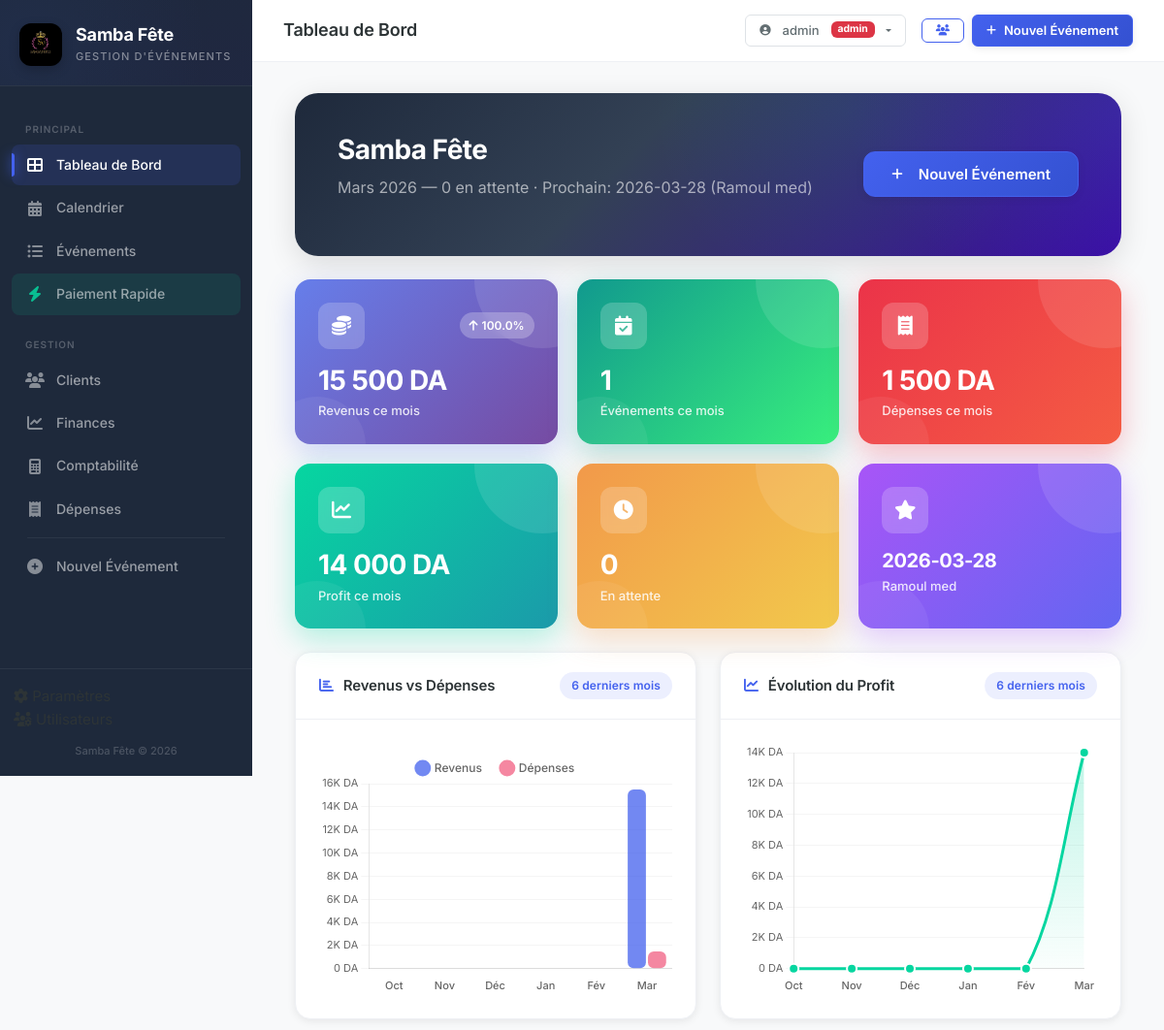
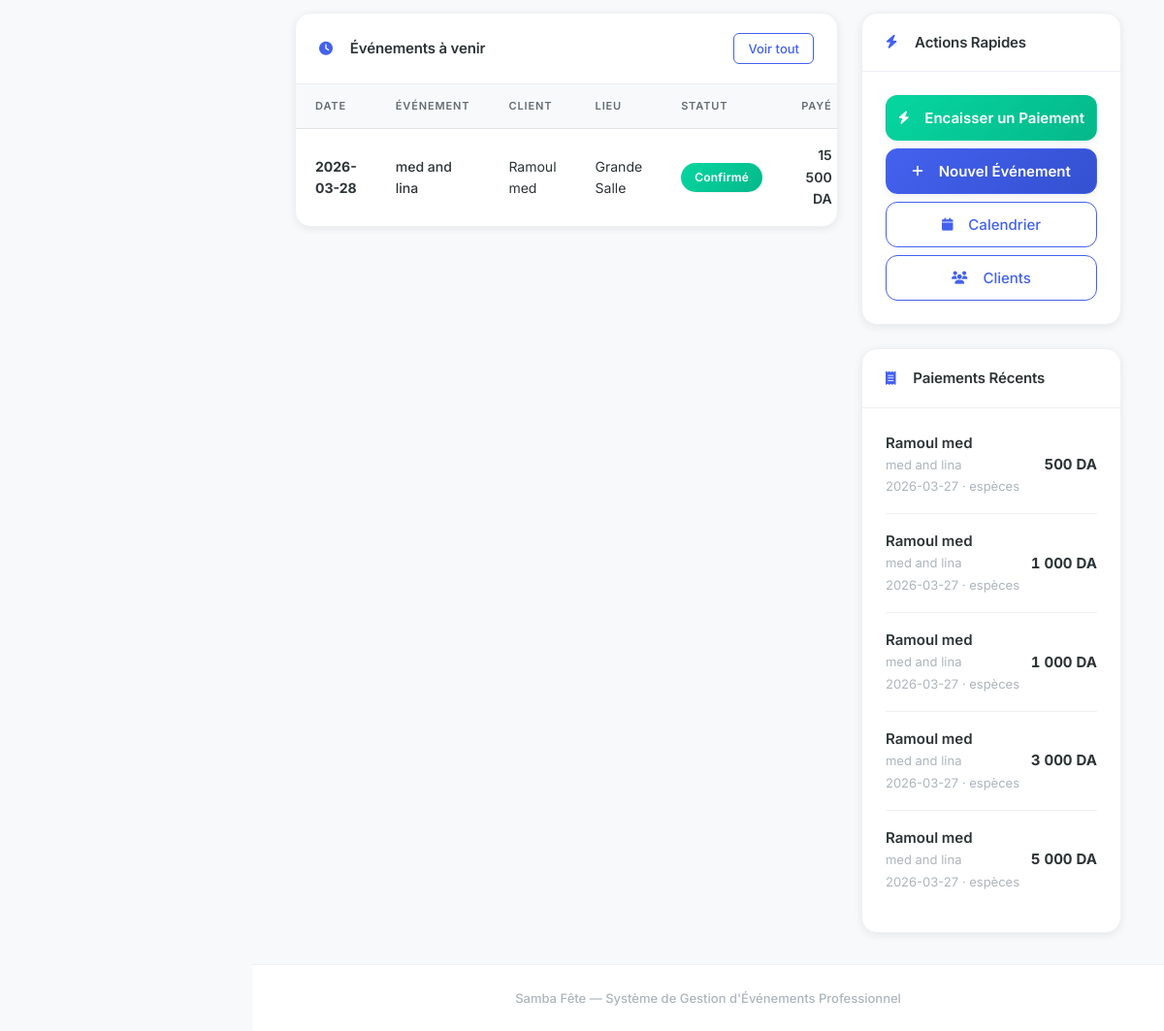
Page / (signed in) on the earlier database version (2 pictures, top to bottom).
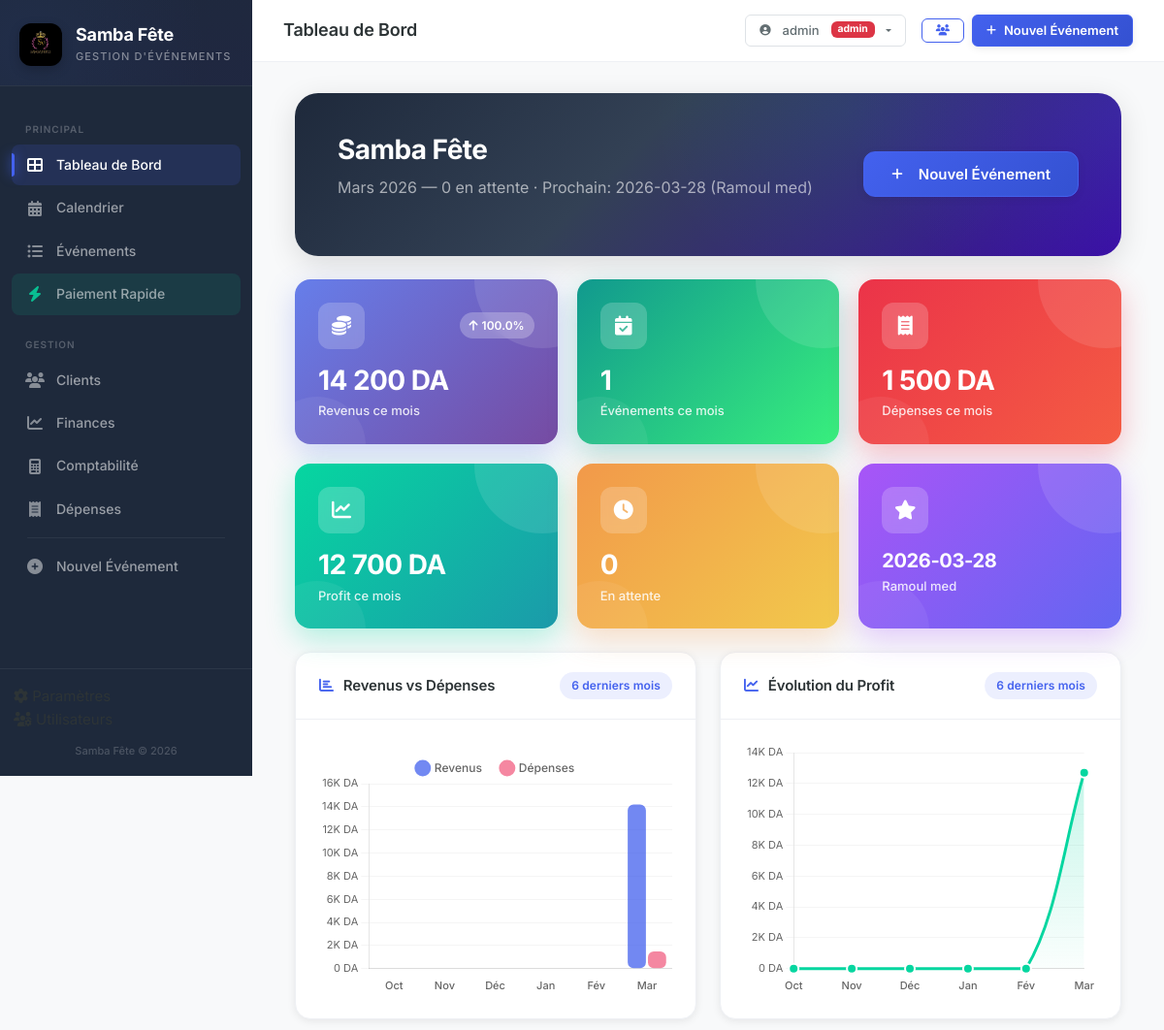
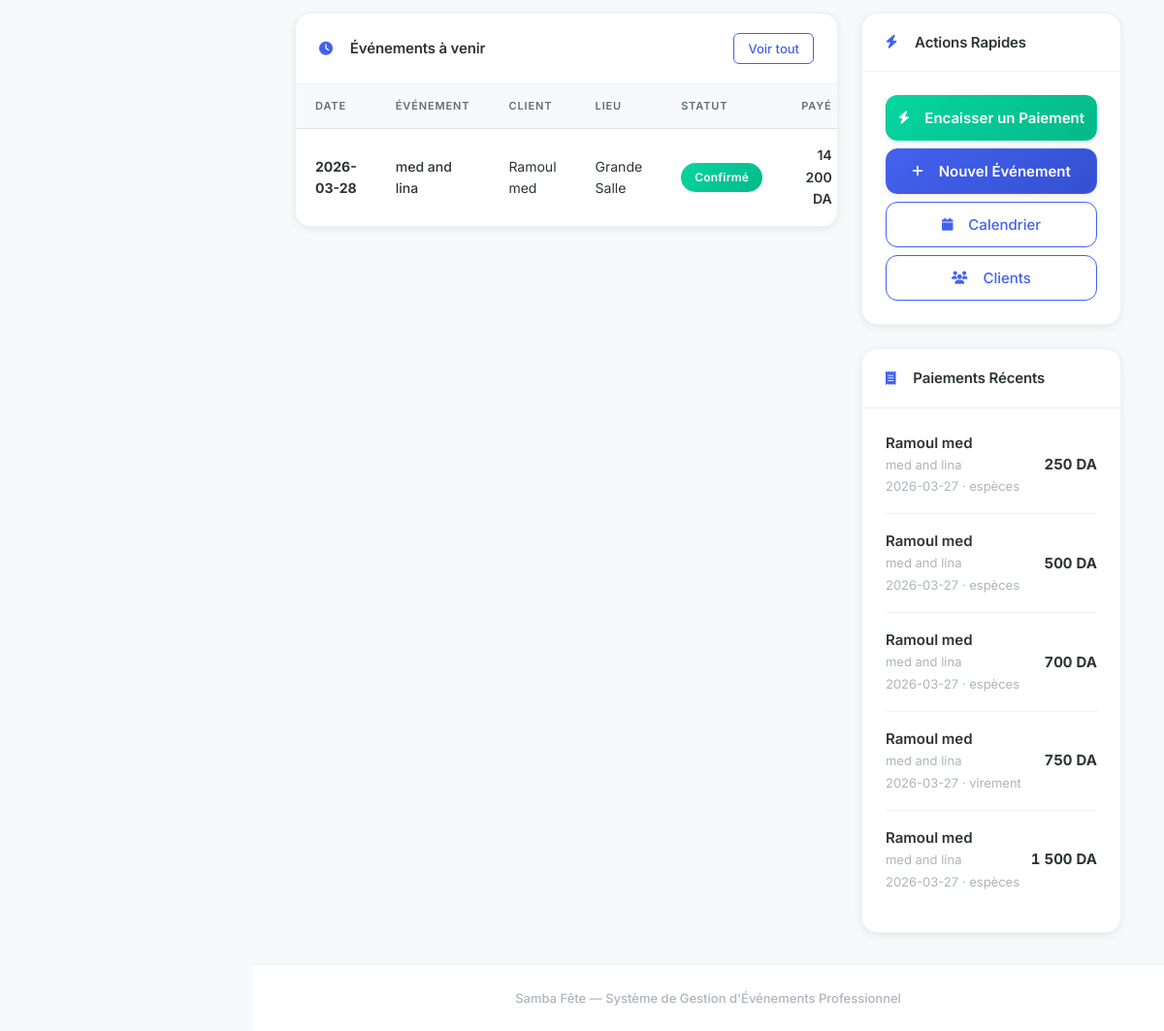
Same page on the later database version (2 pictures, top to bottom).
### tables this page shows
CREATE TABLE events (
            id INTEGER PRIMARY KEY AUTOINCREMENT,
            title TEXT NOT NULL,
            client_id INTEGER NOT NULL,
            venue_id INTEGER NOT NULL,
            venue_id2 INTEGER,
            event_type TEXT NOT NULL,
            event_date TEXT NOT NULL,
            time_slot TEXT NOT NULL,
            guests_men INTEGER DEFAULT 0,
            guests_women INTEGER DEFAULT 0,
            status TEXT DEFAULT 'en attente',
            notes TEXT,
            total_amount REAL DEFAULT 0,
            deposit_required REAL DEFAULT 20000,
            created_at TEXT DEFAULT (datetime('now','localtime')),
            updated_at TEXT DEFAULT (datetime('now','localtime')),
            FOREIGN KEY (client_id) REFERENCES clients(id),
            FOREIGN KEY (venue_id) REFERENCES venues(id),
            FOREIGN KEY (venue_id2) REFERENCES venues(id)
        );

CREATE TABLE clients (
            id INTEGER PRIMARY KEY AUTOINCREMENT,
            name TEXT NOT NULL,
            phone TEXT NOT NULL,
            phone2 TEXT,
            email TEXT,
            address TEXT,
            created_at TEXT DEFAULT (datetime('now','localtime'))
        );

CREATE TABLE venues (
            id INTEGER PRIMARY KEY AUTOINCREMENT,
            name TEXT NOT NULL,
            capacity_men INTEGER DEFAULT 0,
            capacity_women INTEGER DEFAULT 0,
            is_active INTEGER DEFAULT 1
        );

CREATE TABLE payments (
            id INTEGER PRIMARY KEY AUTOINCREMENT,
            event_id INTEGER NOT NULL,
            amount REAL NOT NULL,
            payment_date TEXT DEFAULT (datetime('now','localtime')),
            method TEXT DEFAULT 'espèces',
            payment_type TEXT DEFAULT 'acompte',
            reference TEXT,
            is_refunded INTEGER DEFAULT 0,
            refund_date TEXT,
            refund_reason TEXT,
            notes TEXT,
            FOREIGN KEY (event_id) REFERENCES events(id)
        );

### app.py (the view)
@app.route("/")
@login_required
def index():
    db = get_db_connection()
    today = date.today()
    first_day = today.replace(day=1)
    if today.month == 12:
        last_day = today.replace(year=today.year + 1, month=1, day=1) - timedelta(
            days=1
        )
    else:
        last_day = today.replace(month=today.month + 1, day=1) - timedelta(days=1)
    events_this_month = db.execute(
        "SELECT COUNT(*) as c FROM events WHERE event_date BETWEEN ? AND ? AND status != 'annulé'",
        (first_day.isoformat(), last_day.isoformat()),
    ).fetchone()["c"]
    revenue_month = db.execute(
        "SELECT COALESCE(SUM(p.amount),0) as s FROM payments p "
        "JOIN events e ON p.event_id=e.id "
        "WHERE p.payment_date BETWEEN ? AND ? AND e.status != 'annulé' AND p.is_refunded=0",
        (first_day.isoformat(), last_day.isoformat()),
    ).fetchone()["s"]
    upcoming = db.execute(
        "SELECT e.*, c.name as client_name, v.name as venue_name FROM events e "
        "JOIN clients c ON e.client_id=c.id JOIN venues v ON e.venue_id=v.id "
        "WHERE e.event_date >= ? AND e.status NOT IN ('annulé', 'terminé') ORDER BY e.event_date ASC LIMIT 5",
        (today.isoformat(),),
    ).fetchall()
    total_clients = db.execute("SELECT COUNT(*) as c FROM clients").fetchone()["c"]
    total_events = db.execute(
        "SELECT COUNT(*) as c FROM events WHERE status != 'annulé'"
    ).fetchone()["c"]
    recent_payments = db.execute(
        "SELECT p.*, e.title, c.name as client_name FROM payments p "
        "JOIN events e ON p.event_id=e.id JOIN clients c ON e.client_id=c.id "
        "WHERE p.is_refunded=0 "
        "ORDER BY p.payment_date DESC LIMIT 5"
    ).fetchall()
    prev_month = today.month - 1 if today.month > 1 else 12
    prev_month_year = today.year if today.month > 1 else today.year - 1
    prev_first = date(prev_month_year, prev_month, 1)
    if prev_month == 12:
        prev_last = date(prev_month_year + 1, 1, 1) - timedelta(days=1)
    else:
        prev_last = date(prev_month_year, prev_month + 1, 1) - timedelta(days=1)
    last_month_revenue = db.execute(
        "SELECT COALESCE(SUM(p.amount),0) as s FROM payments p "
        "JOIN events e ON p.event_id=e.id "
        "WHERE p.payment_date BETWEEN ? AND ? AND e.status != 'annulé' AND p.is_refunded=0",
        (prev_first.isoformat(), prev_last.isoformat()),
    ).fetchone()["s"]
    month_expenses = db.execute(
        "SELECT COALESCE(SUM(amount),0) as s FROM expenses WHERE expense_date BETWEEN ? AND ?",
        (first_day.isoformat(), last_day.isoformat()),
    ).fetchone()["s"]
    month_profit = float(revenue_month) - float(month_expenses)
    if float(last_month_revenue) > 0:
        revenue_pct_change = (
            (float(revenue_month) - float(last_month_revenue))
            / float(last_month_revenue)
        ) * 100
    else:
        revenue_pct_change = 100.0 if float(revenue_month) > 0 else 0.0
    pending_count = db.execute(
        "SELECT COUNT(*) as c FROM events WHERE status = 'en attente' AND event_date >= ?",
        (today.isoformat(),),
    ).fetchone()["c"]
    next_event = db.execute(
        "SELECT e.event_date, c.name as client_name FROM events e "
        "JOIN clients c ON e.client_id=c.id "
        "WHERE e.event_date >= ? AND e.status NOT IN ('annulé', 'terminé') "
        "ORDER BY e.event_date ASC LIMIT 1",
        (today.isoformat(),),
    ).fetchone()
    chart_labels = []
    chart_revenues = []
    chart_expenses = []
    chart_profits = []
    for i in range(5, -1, -1):
        m = today.month - i
        y = today.year
        while m <= 0:
            m += 12
            y -= 1
        m_first = date(y, m, 1)
        if m == 12:
            m_last = date(y + 1, 1, 1) - timedelta(days=1)
        else:
            m_last = date(y, m + 1, 1) - timedelta(days=1)
        m_rev = db.execute(
            "SELECT COALESCE(SUM(p.amount),0) as s FROM payments p "
            "JOIN events e ON p.event_id=e.id "
            "WHERE p.payment_date BETWEEN ? AND ? AND e.status != 'annulé' AND p.is_refunded=0",
            (m_first.isoformat(), m_last.isoformat()),
        ).fetchone()["s"]
        m_exp = db.execute(
            "SELECT COALESCE(SUM(amount),0) as s FROM expenses "
            "WHERE expense_date BETWEEN ? AND ?",
            (m_first.isoformat(), m_last.isoformat()),
        ).fetchone()["s"]
        chart_labels.append(MONTH_NAMES_FR[m][:3])
        chart_revenues.append(float(m_rev))
        chart_expenses.append(float(m_exp))
        chart_profits.append(float(m_rev) - float(m_exp))
    upcoming_with_revenue = []
    for ev in upcoming:
        ev_dict = ev
        ev_rev = db.execute(
            "SELECT COALESCE(SUM(amount),0) as s FROM payments WHERE event_id=? AND is_refunded=0",
            (ev["id"],),
        ).fetchone()["s"]
        ev_dict["paid"] = float(ev_rev)
        upcoming_with_revenue.append(ev_dict)
    hall_name = get_setting("hall_name", "Samba Fête")
    currency = get_setting("currency", "DA")
    pending_needs_attention = check_pending_events()
    return render_template(
        "index.html",
        events_this_month=events_this_month,
        revenue_month=revenue_month,
        upcoming=upcoming,
        total_clients=total_clients,
        total_events=total_events,
        recent_payments=recent_payments,
        today=today,
        hall_name=hall_name,
        currency=currency,
        month_name=MONTH_NAMES_FR[today.month],
        pending_needs_attention=pending_needs_attention,
        last_month_revenue=last_month_revenue,
        month_expenses=month_expenses,
        month_profit=month_profit,
        revenue_pct_change=revenue_pct_change,
        pending_count=pending_count,
        next_event=next_event,
        chart_labels=chart_labels,
        chart_revenues=chart_revenues,
        chart_expenses=chart_expenses,
        chart_profits=chart_profits,
        upcoming_with_revenue=upcoming_with_revenue,
    )

### app.py (called while the page is built)
@login_manager.user_loader
def load_user(user_id):
    return get_user_by_id(user_id)

@app.teardown_appcontext
def close_db_connection(exception):
    db = getattr(g, "_database", None)
    if db is not None:
        db.close()

def get_db_connection():
    db = getattr(g, "_database", None)
    if db is None:
        db = g._database = get_db()
    return db

def format_da(amount):
    try:
        return f"{float(amount):,.0f} DA".replace(",", " ")
    except (ValueError, TypeError):
        return "0 DA"

@app.context_processor
def inject_year():
    return {"current_year": datetime.now().year}

def check_pending_events():
    db = get_db_connection()
    now = datetime.now()
    threshold = (now - timedelta(hours=48)).strftime("%Y-%m-%d %H:%M:%S")
    future_date = (date.today() + timedelta(days=30)).isoformat()
    today = date.today().isoformat()
    pending_old = db.execute(
        "SELECT id, title, created_at, event_date FROM events "
        "WHERE status = 'en attente' "
        "AND event_date BETWEEN ? AND ? "
        "AND created_at < ?",
        (today, future_date, threshold),
    ).fetchall()
    return pending_old

### models.py (called while the page is built)
    def close(self):
        self.conn.close()

### templates/index.html (shortened to what the changed rows need)
{% extends "base.html" %}
{% block content %}
<div class="container-fluid">
    <div class="welcome-banner mb-4">
        <div class="row align-items-center">
            <div class="col-md-8">
                <h1 class="welcome-title">{{ hall_name }}</h1>
                <p class="welcome-subtitle">{{ month_name }} {{ today.year }} — {{ pending_count }} en attente · Prochain: {% if next_event %}{{ next_event.event_date[:10] }} ({{ next_event.client_name }}){% else %}Aucun{% endif %}</p>
            </div>
        </div>
    </div>
    <div class="stats-grid mb-4">
        <div class="stat-card-gradient stat-gradient-blue">
            <div class="stat-card-decoration"></div>
            <div class="stat-card-top">
                <div class="stat-icon-circle">
                </div>
                <span class="stat-trend-pill {% if revenue_pct_change >= 0 %}trend-up{% else %}trend-down{% endif %}">
                </span>
            </div>
            <div class="stat-card-number">{{ revenue_month | format_da }}</div>
            <div class="stat-card-label">Revenus ce mois</div>
        </div>
        <div class="stat-card-gradient {% if month_profit >= 0 %}stat-gradient-success{% else %}stat-gradient-danger{% endif %}">
            <div class="stat-card-decoration"></div>
            <div class="stat-card-top">
                <div class="stat-icon-circle">
                </div>
            </div>
            <div class="stat-card-number">{{ month_profit | format_da }}</div>
            <div class="stat-card-label">Profit ce mois</div>
        </div>
        <div class="stat-card-gradient stat-gradient-purple">
            <div class="stat-card-decoration"></div>
            <div class="stat-card-top">
                <div class="stat-icon-circle">
                </div>
            </div>
            {% if next_event %}
            <div class="stat-card-number stat-card-number-sm">{{ next_event.event_date[:10] }}</div>
            <div class="stat-card-label">{{ next_event.client_name }}</div>
            {% else %}
            <div class="stat-card-number">—</div>
            <div class="stat-card-label">Prochain événement</div>
            {% endif %}
        </div>
    </div>
    <div class="row g-4 mb-4">
        <div class="col-lg-6">
            <div class="chart-card">
                <div class="chart-body">
                    <canvas id="revenueExpenseChart" height="260"></canvas>
                </div>
            </div>
        </div>
        <div class="col-lg-6">
            <div class="chart-card">
                <div class="chart-body">
                    <canvas id="profitChart" height="260"></canvas>
                </div>
            </div>
        </div>
    </div>
    <div class="row g-4">
        <div class="col-lg-8">
            <div class="card-custom no-hover">
                <div class="card-body-custom" style="padding: 0;">
                    {% if upcoming_with_revenue %}
                    <div class="table-responsive">
                        <table class="table-elegant">
                            <thead>
                                <tr>
                                    <th>Date</th>
                                    <th>Événement</th>
                                    <th>Client</th>
                                    <th>Lieu</th>
                                    <th>Statut</th>
                                    <th class="text-end">Payé</th>
                                </tr>
                            </thead>
                            <tbody>
                                {% for ev in upcoming_with_revenue %}
                                <tr class="clickable-row" onclick="window.location='{{ url_for('event_detail', event_id=ev.id) }}'">
                                    <td><strong>{{ ev.event_date[:10] }}</strong></td>
                                    <td style="font-weight: 500;">{{ ev.title }}</td>
                                    <td>{{ ev.client_name }}</td>
                                    <td>{{ ev.venue_name }}</td>
                                    <td>
                                        <span class="badge-status status-{{ ev.status | replace(' ', '-') }}">
                                            {{ ev.status }}
                                        </span>
                                    </td>
                                    <td class="text-end" style="font-weight: 600;">{{ ev.paid | format_da }}</td>
                                </tr>
                                {% endfor %}
                            </tbody>
                        </table>
                    </div>
                    {% endif %}
                </div>
            </div>
        </div>
        <div class="col-lg-4">
            <div class="card-custom no-hover">
                <div class="card-body-custom" style="padding-top: 8px;">
                    {% if recent_payments %}
                        {% for p in recent_payments %}
                        <div class="payment-item">
                            <div class="payment-info">
                                <strong>{{ p.client_name }}</strong>
                                <small class="text-muted d-block">{{ p.title }}</small>
                                <small class="text-muted">{{ p.payment_date[:10] if p.payment_date else 'N/A' }} · {{ p.method }}</small>
                            </div>
                            <div class="payment-amount">
                                <span class="badge-amount">{{ p.amount | format_da }}</span>
                            </div>
                        </div>
                        {% endfor %}
                    {% else %}
                        <div class="empty-state small">
                            <i class="fas fa-receipt"></i>
                            <p>Aucun paiement récent</p>
                        </div>
                    {% endif %}
                </div>
            </div>
        </div>
    </div>
</div>
{% endblock %}

Differences in the rows shown:
no longer on this page (row unchanged): payments: client_name "Ramoul med", title "med and lina", payment_date "2026-03-27", method "espèces", amount "1 000 DA"
no longer on this page (row unchanged): payments: client_name "Ramoul med", title "med and lina", payment_date "2026-03-27", method "espèces", amount "1 000 DA"
no longer on this page (row unchanged): payments: client_name "Ramoul med", title "med and lina", payment_date "2026-03-27", method "espèces", amount "3 000 DA"
no longer on this page (row unchanged): payments: client_name "Ramoul med", title "med and lina", payment_date "2026-03-27", method "espèces", amount "5 000 DA"
computed for events "med and lina": paid "15 500 DA" → "14 200 DA"
added payments: client_name "Ramoul med", title "med and lina", payment_date "2026-03-27", method "espèces", amount "250 DA"
added payments: client_name "Ramoul med", title "med and lina", payment_date "2026-03-27", method "espèces", amount "700 DA"
added payments: client_name "Ramoul med", title "med and lina", payment_date "2026-03-27", method "virement", amount "750 DA"
added payments: client_name "Ramoul med", title "med and lina", payment_date "2026-03-27", method "espèces", amount "1 500 DA"
Other differences:
{{ revenue_month | format_da }}: "15 500 DA" → "14 200 DA"
{{ month_profit | format_da }}: "14 000 DA" → "12 700 DA"
chart data {{ chart_revenues | tojson }}: [0.0, 0.0, 0.0, 0.0, 0.0, 15500.0] → [0.0, 0.0, 0.0, 0.0, 0.0, 14200.0]
chart data {{ chart_profits | tojson }}: [0.0, 0.0, 0.0, 0.0, 0.0, 14000.0] → [0.0, 0.0, 0.0, 0.0, 0.0, 12700.0]
